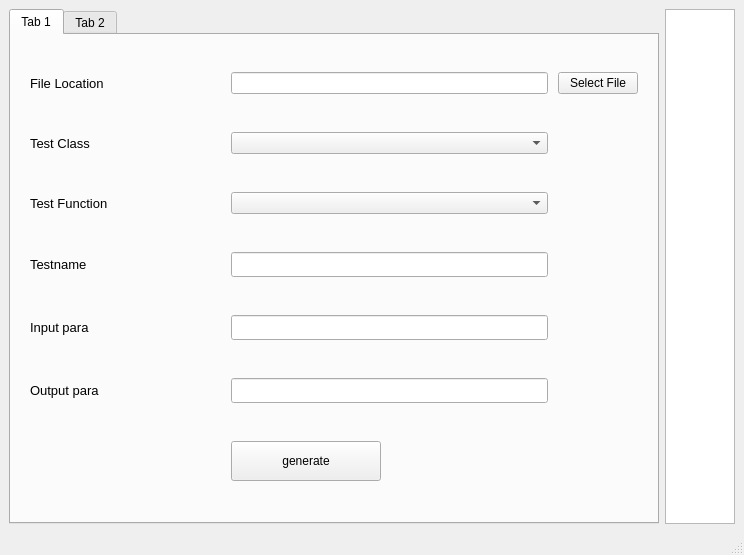
<?xml version="1.0" encoding="UTF-8"?>
<ui version="4.0">
 <class>MainWindow</class>
 <widget class="QMainWindow" name="MainWindow">
  <property name="geometry">
   <rect>
    <x>0</x>
    <y>0</y>
    <width>744</width>
    <height>555</height>
   </rect>
  </property>
  <property name="sizePolicy">
   <sizepolicy hsizetype="Expanding" vsizetype="Expanding">
    <horstretch>30</horstretch>
    <verstretch>38</verstretch>
   </sizepolicy>
  </property>
  <property name="windowTitle">
   <string>MainWindow</string>
  </property>
  <widget class="QWidget" name="centralwidget">
   <property name="sizePolicy">
    <sizepolicy hsizetype="Expanding" vsizetype="Expanding">
     <horstretch>0</horstretch>
     <verstretch>0</verstretch>
    </sizepolicy>
   </property>
   <layout class="QGridLayout" name="gridLayout_2" columnstretch="10,1">
    <item row="0" column="1">
     <widget class="QTextBrowser" name="textBrowser">
      <property name="sizePolicy">
       <sizepolicy hsizetype="Preferred" vsizetype="Expanding">
        <horstretch>0</horstretch>
        <verstretch>0</verstretch>
       </sizepolicy>
      </property>
     </widget>
    </item>
    <item row="0" column="0">
     <widget class="QTabWidget" name="tabWidget">
      <property name="minimumSize">
       <size>
        <width>500</width>
        <height>1</height>
       </size>
      </property>
      <property name="maximumSize">
       <size>
        <width>16777215</width>
        <height>16777215</height>
       </size>
      </property>
      <property name="currentIndex">
       <number>0</number>
      </property>
      <widget class="QWidget" name="main">
       <property name="sizePolicy">
        <sizepolicy hsizetype="Expanding" vsizetype="Expanding">
         <horstretch>0</horstretch>
         <verstretch>0</verstretch>
        </sizepolicy>
       </property>
       <attribute name="title">
        <string>Tab 1</string>
       </attribute>
       <layout class="QHBoxLayout" name="horizontalLayout">
        <item>
         <layout class="QGridLayout" name="gridLayout" columnstretch="3,5,1">
          <property name="leftMargin">
           <number>10</number>
          </property>
          <property name="rightMargin">
           <number>10</number>
          </property>
          <property name="spacing">
           <number>10</number>
          </property>
          <item row="6" column="1">
           <widget class="QLineEdit" name="lineEditOutputPara">
            <property name="minimumSize">
             <size>
              <width>0</width>
              <height>25</height>
             </size>
            </property>
           </widget>
          </item>
          <item row="7" column="1">
           <widget class="QPushButton" name="pushButtonGenerate">
            <property name="enabled">
             <bool>true</bool>
            </property>
            <property name="sizePolicy">
             <sizepolicy hsizetype="Fixed" vsizetype="Fixed">
              <horstretch>0</horstretch>
              <verstretch>0</verstretch>
             </sizepolicy>
            </property>
            <property name="minimumSize">
             <size>
              <width>150</width>
              <height>40</height>
             </size>
            </property>
            <property name="maximumSize">
             <size>
              <width>150</width>
              <height>40</height>
             </size>
            </property>
            <property name="text">
             <string>generate</string>
            </property>
           </widget>
          </item>
          <item row="3" column="0">
           <widget class="QLabel" name="label_2">
            <property name="font">
             <font>
              <pointsize>10</pointsize>
             </font>
            </property>
            <property name="text">
             <string>Testname</string>
            </property>
           </widget>
          </item>
          <item row="2" column="0">
           <widget class="QLabel" name="label_4">
            <property name="font">
             <font>
              <pointsize>10</pointsize>
             </font>
            </property>
            <property name="text">
             <string>Test Function</string>
            </property>
           </widget>
          </item>
          <item row="3" column="1">
           <widget class="QLineEdit" name="lineEditTestName">
            <property name="minimumSize">
             <size>
              <width>0</width>
              <height>25</height>
             </size>
            </property>
           </widget>
          </item>
          <item row="4" column="0">
           <widget class="QLabel" name="label">
            <property name="font">
             <font>
              <pointsize>10</pointsize>
             </font>
            </property>
            <property name="text">
             <string>Input para</string>
            </property>
           </widget>
          </item>
          <item row="0" column="1">
           <widget class="QLineEdit" name="lineEditFile"/>
          </item>
          <item row="4" column="1">
           <widget class="QLineEdit" name="lineEditInputPara">
            <property name="minimumSize">
             <size>
              <width>0</width>
              <height>25</height>
             </size>
            </property>
           </widget>
          </item>
          <item row="6" column="0">
           <widget class="QLabel" name="label_3">
            <property name="font">
             <font>
              <pointsize>10</pointsize>
             </font>
            </property>
            <property name="text">
             <string>Output para</string>
            </property>
           </widget>
          </item>
          <item row="0" column="0">
           <widget class="QLabel" name="label_6">
            <property name="font">
             <font>
              <pointsize>10</pointsize>
             </font>
            </property>
            <property name="text">
             <string>File Location</string>
            </property>
           </widget>
          </item>
          <item row="1" column="0">
           <widget class="QLabel" name="label_5">
            <property name="font">
             <font>
              <pointsize>10</pointsize>
             </font>
            </property>
            <property name="text">
             <string>Test Class</string>
            </property>
           </widget>
          </item>
          <item row="0" column="2">
           <widget class="QPushButton" name="pushButtonSelectFile">
            <property name="text">
             <string>Select File</string>
            </property>
           </widget>
          </item>
          <item row="1" column="1">
           <widget class="QComboBox" name="comboBoxClass">
            <property name="sizePolicy">
             <sizepolicy hsizetype="Expanding" vsizetype="Fixed">
              <horstretch>0</horstretch>
              <verstretch>0</verstretch>
             </sizepolicy>
            </property>
           </widget>
          </item>
          <item row="2" column="1">
           <widget class="QComboBox" name="comboBoxFunction">
            <property name="sizePolicy">
             <sizepolicy hsizetype="Expanding" vsizetype="Fixed">
              <horstretch>0</horstretch>
              <verstretch>0</verstretch>
             </sizepolicy>
            </property>
           </widget>
          </item>
         </layout>
        </item>
       </layout>
      </widget>
      <widget class="QWidget" name="widget">
       <property name="sizePolicy">
        <sizepolicy hsizetype="Expanding" vsizetype="Expanding">
         <horstretch>0</horstretch>
         <verstretch>0</verstretch>
        </sizepolicy>
       </property>
       <attribute name="title">
        <string>Tab 2</string>
       </attribute>
       <layout class="QVBoxLayout" name="verticalLayout">
        <item>
         <layout class="QGridLayout" name="gridLayout_3"/>
        </item>
       </layout>
      </widget>
     </widget>
    </item>
   </layout>
  </widget>
  <widget class="QMenuBar" name="menubar">
   <property name="geometry">
    <rect>
     <x>0</x>
     <y>0</y>
     <width>744</width>
     <height>17</height>
    </rect>
   </property>
   <property name="sizePolicy">
    <sizepolicy hsizetype="Expanding" vsizetype="Minimum">
     <horstretch>0</horstretch>
     <verstretch>0</verstretch>
    </sizepolicy>
   </property>
  </widget>
  <widget class="QStatusBar" name="statusbar">
   <property name="sizePolicy">
    <sizepolicy hsizetype="Expanding" vsizetype="Preferred">
     <horstretch>0</horstretch>
     <verstretch>0</verstretch>
    </sizepolicy>
   </property>
  </widget>
 </widget>
 <resources/>
 <connections/>
</ui>
